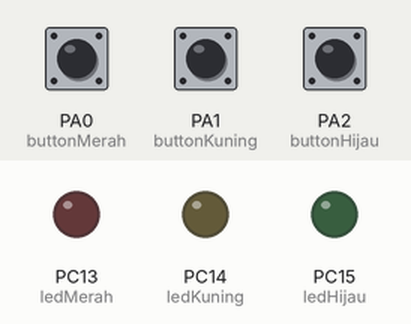
Recording of a sketch running on a simulated STM32 Blue Pill. Parts: output pins drawn as LEDs (lit = HIGH). The test bench sets the inputs (shaded band); at power-on: PA0 (buttonMerah) LOW, PA1 (buttonKuning) LOW, PA2 (buttonHijau) LOW. What the sketch prints to the serial monitor is not drawn.

Above: at 1.2 s.
1.3 s: PA0 (buttonMerah) pulled HIGH for 0.15 s
At 1.37 s:
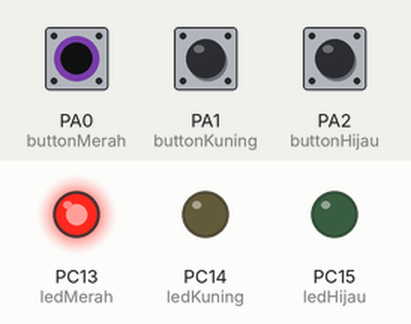
2.9 s: PA1 (buttonKuning) pulled HIGH for 0.15 s
At 2.97 s:
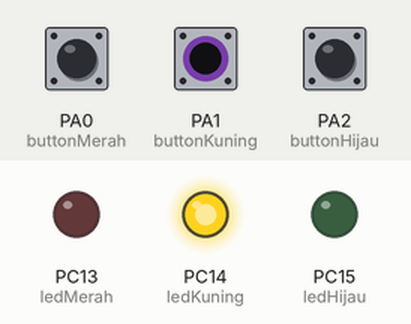
4.5 s: PA2 (buttonHijau) pulled HIGH for 0.15 s
At 4.57 s:
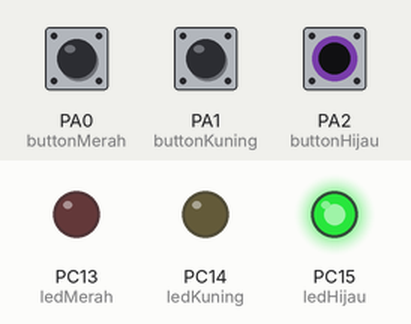
6.1 s: PA2 (buttonHijau) pulled HIGH for 3.2 s
At 9.8 s:
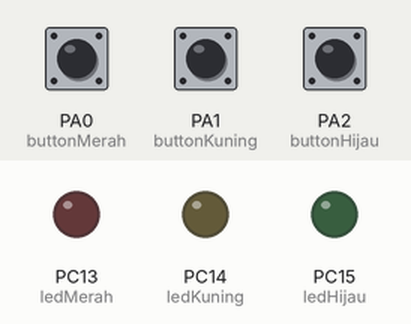
10.8 s: PA0 (buttonMerah) pulled HIGH for 3.2 s
At 12.1 s:
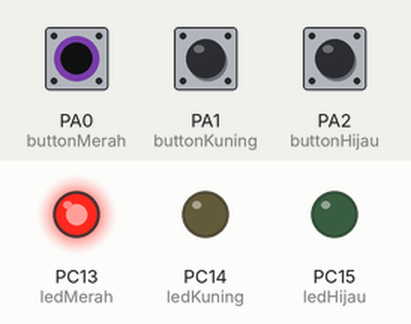
15.5 s: PA0 (buttonMerah) driven HIGH and PA1 (buttonKuning) driven HIGH
At 16.9 s:
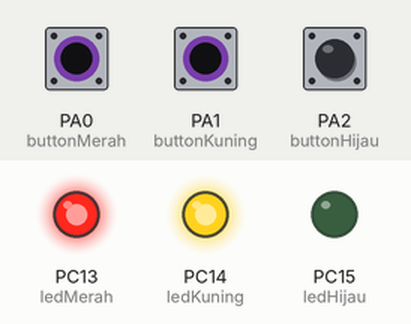
Timing chart, 0 to 18.0 s (numbered marks = the images above; inputs shaded):
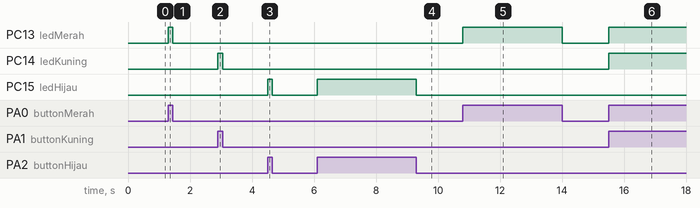

The sketch:

10-11-21_STM32_Button.ino
```cpp
// Inisialisasi Pin STM32
int ledMerah = PC13, ledKuning = PC14, ledHijau = PC15;
int buttonMerah = PA0, buttonKuning = PA1, buttonHijau = PA2;

void setup() {
  // Deklarasi Pin sebagai Masukan dan Keluaran
  Serial.begin(9600);

  pinMode(buttonMerah, INPUT);
  pinMode(buttonKuning, INPUT);
  pinMode(buttonHijau, INPUT);

  pinMode(ledMerah, OUTPUT);
  pinMode(ledKuning, OUTPUT);
  pinMode(ledHijau, OUTPUT);
}

void loop() {
  // Membaca nilai pada sensor
  int buttonReadMerah = digitalRead(buttonMerah);
  int buttonReadKuning = digitalRead(buttonKuning);
  int buttonReadHijau = digitalRead(buttonHijau);

  // Menampilkan nilai pada sensor
  Serial.print("Button 1:" + String(buttonReadMerah) + " ");
  Serial.print("Button 2:" + String(buttonReadKuning) + " ");
  Serial.println("Button 3:" + String(buttonReadHijau));

  // Logika
  if(buttonReadMerah == 1){
    digitalWrite(ledMerah, HIGH);
  }
  else{
    digitalWrite(ledMerah, LOW);
  }

  if(buttonReadKuning == 1){
    digitalWrite(ledKuning, HIGH);
  }
  else{
    digitalWrite(ledKuning, LOW);
  }

  if(buttonReadHijau == 1){
    digitalWrite(ledHijau, HIGH);
  }
  else{
    digitalWrite(ledHijau, LOW);
  }
}
```

Measured:
- after the input at 1.3 s, PC13 (ledMerah): LOW → HIGH at once, → LOW 0.15 s later
- after the input at 2.9 s, PC14 (ledKuning): LOW → HIGH at once, → LOW 0.15 s later
- after the input at 4.5 s, PC15 (ledHijau): LOW → HIGH at once, → LOW 0.15 s later
- after the input at 6.1 s, PC15 (ledHijau): LOW → HIGH at once, → LOW 3.2 s later
- after the input at 10.8 s, PC13 (ledMerah): LOW → HIGH at once, → LOW 3.2 s later
- after the input at 15.5 s, PC13 (ledMerah), PC14 (ledKuning): LOW → HIGH at once
